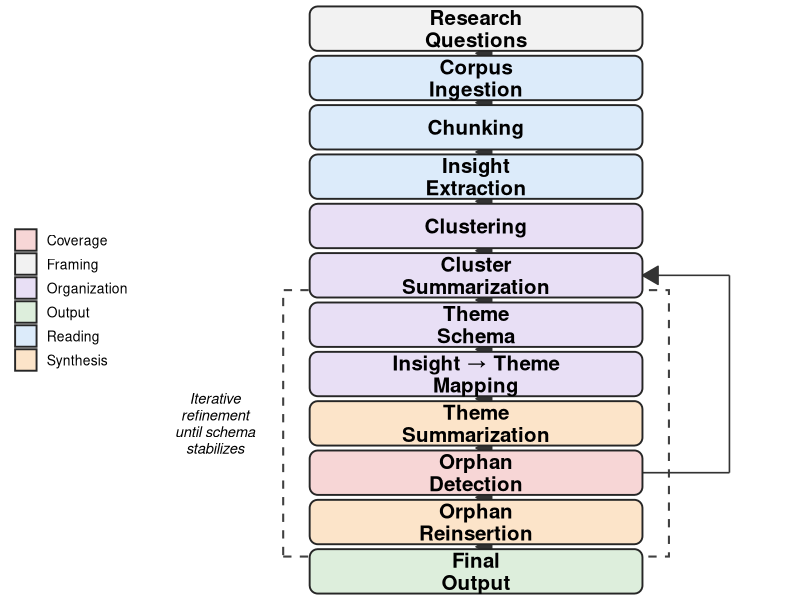
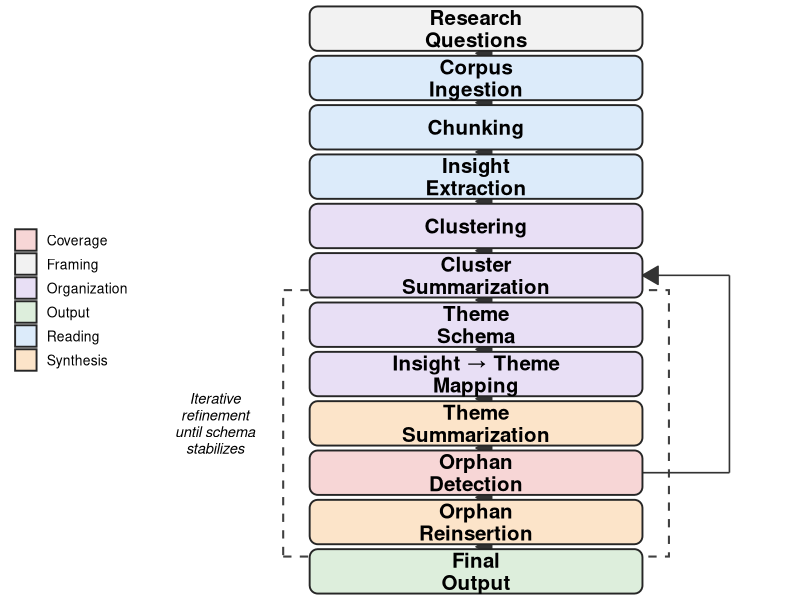

Here is the R script that generated these plots, in order:
library(ggplot2)
library(ggforce)
library(dplyr)
library(stringr)

# -----------------------------
# Data
# -----------------------------

steps <- tibble::tribble(
  ~id, ~label, ~stage, ~in_loop,
  1,  "Research\nQuestions",            "Framing", FALSE,
  2,  "Corpus\nIngestion",              "Reading", FALSE,
  3,  "Chunking",                       "Reading", FALSE,
  4,  "Insight\nExtraction",            "Reading", FALSE,
  5,  "Clustering",                     "Organization", FALSE,
  6,  "Cluster\nSummarization",         "Organization", FALSE,
  7,  "Theme\nSchema",                  "Organization", TRUE,
  8,  "Insight \u2192 Theme\nMapping",   "Organization", TRUE,
  9,  "Theme\nSummarization",           "Synthesis", TRUE,
  10, "Orphan\nDetection",              "Coverage", TRUE,
  11, "Orphan\nReinsertion",            "Synthesis", TRUE,
  12, "Final\nOutput",                  "Output", FALSE
) |>
  mutate(
    x = 0,
    y = rev(seq_len(n())),
    width = 4.4,
    height = 0.9,
    xmin = x - width / 2,
    xmax = x + width / 2,
    ymin = y - height / 2,
    ymax = y + height / 2
  )

arrows <- steps |>
  arrange(id) |>
  mutate(
    x_start = x,
    y_start = ymin,
    x_end = lead(x),
    y_end = lead(ymax)
  ) |>
  filter(!is.na(x_end))

# Loop arrow: from Orphan Reinsertion back to Theme Schema
loop_arrow <- tibble::tibble(
  x_start = 2.2,
  y_start = steps$y[steps$id == 10],
  x_mid   = 3.35,
  y_mid1  = steps$y[steps$id == 10],
  y_mid2  = steps$y[steps$id == 6],
  x_end   = 2.2,
  y_end   = steps$y[steps$id == 6]
)

loop_box <- steps |>
  filter(in_loop) |>
  summarise(
    xmin = min(xmin) - 0.35,
    xmax = max(xmax) + 0.35,
    ymin = min(ymin) - 0.25,
    ymax = max(ymax) + 0.25
  )

steps_poly <- steps %>%
  rowwise() %>%
  mutate(
    x = list(c(xmin, xmax, xmax, xmin)),
    y = list(c(ymin, ymin, ymax, ymax))
  ) %>%
  tidyr::unnest(c(x, y))

# -----------------------------
# Plot
# -----------------------------

p <- ggplot() +
  # Iteration loop box
  geom_rect(
    data = loop_box,
    aes(xmin = xmin, xmax = xmax, ymin = ymin, ymax = ymax),
    fill = NA,
    color = "grey25",
    linewidth = 0.7,
    linetype = "dashed"
  ) +
  
  # Main arrows
  geom_segment(
    data = arrows,
    aes(x = x_start, y = y_start - 0.05, xend = x_end, yend = y_end + 0.05),
    arrow = arrow(length = unit(0.18, "inches"), type = "closed"),
    linewidth = 0.55,
    color = "grey20"
  ) +
  
  # Loop arrow: right side path
  geom_segment(
    data = loop_arrow,
    aes(x = x_start, y = y_start, xend = x_mid, yend = y_mid1),
    linewidth = 0.55,
    color = "grey20"
  ) +
  geom_segment(
    data = loop_arrow,
    aes(x = x_mid, y = y_mid1, xend = x_mid, yend = y_mid2),
    linewidth = 0.55,
    color = "grey20"
  ) +
  geom_segment(
    data = loop_arrow,
    aes(x = x_mid, y = y_mid2, xend = x_end, yend = y_end),
    arrow = arrow(length = unit(0.18, "inches"), type = "closed"),
    linewidth = 0.55,
    color = "grey20"
  ) +
  
  # Boxes
  geom_shape(
    data = steps_poly,
    aes(x = x, y = y, group = id, fill = stage),
    radius = unit(0.08, "inches"),
    color = "grey15",
    linewidth = 0.65
  ) +
  
  # Labels
  geom_text(
    data = steps,
    aes(x = x, y = y, label = label),
    size = 5.2,
    fontface = "bold",
    lineheight = 0.9
  ) +
  
  # Loop label
  annotate(
    "text",
    x = -3.45,
    y = mean(c(loop_box$ymin, loop_box$ymax)),
    label = "Iterative\nrefinement\nuntil schema\nstabilizes",
    size = 3.7,
    fontface = "italic",
    hjust = 0.5,
    lineheight = 0.95
  ) +
  
  scale_fill_manual(
    values = c(
      "Framing" = "#F2F2F2",
      "Reading" = "#DCEBFA",
      "Organization" = "#E8DFF5",
      "Synthesis" = "#FCE4C9",
      "Coverage" = "#F7D6D6",
      "Output" = "#DDEEDC"
    )
  ) +
  
  coord_cartesian(
    xlim = c(-4.5, 4.1),
    ylim = c(min(steps$y) - 0.3, max(steps$y) + 0.3),
    expand = FALSE,
    clip = "off"
  ) +
  
  theme_void(base_size = 13) +
  theme(
    legend.position = "left",
    legend.title = element_blank(),
    legend.text = element_text(size = 10),
    plot.margin = margin(10, 10, 10, 10)
  )

p

# Save as vector PDF for LaTeX / arXiv
ggsave("C:\\Users\\jmorrissey\\Documents\\python_projects\\ReadingMachine\\documentation\\whitepaper_specifications\\readingmachine_pipeline.pdf", 
       p, width = 7, height = 10, device = cairo_pdf)

# Optional SVG export
# install.packages("svglite")
# ggsave("readingmachine_pipeline.svg", p, width = 7, height = 10, device = svglite::svglite)
